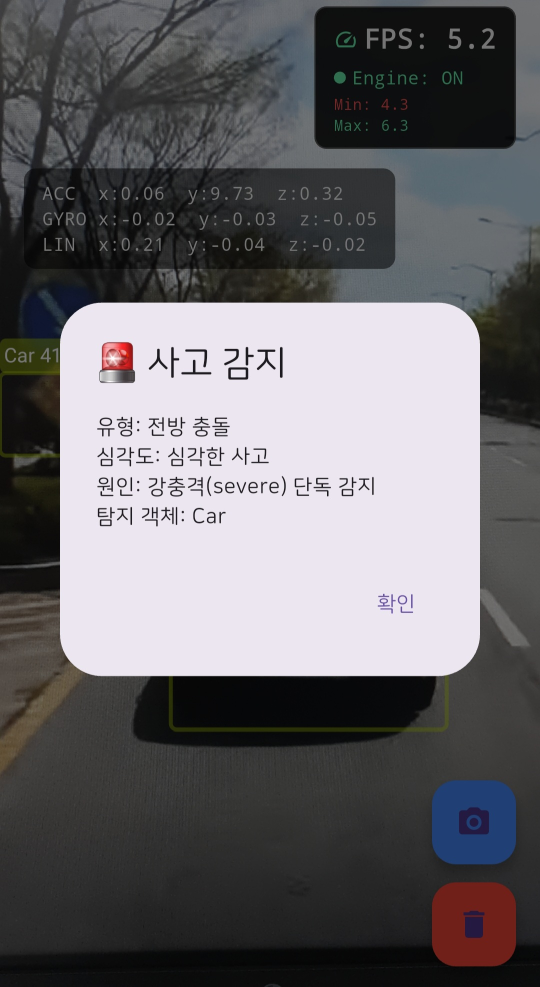
#> input picture img/collision.jpg, 1080 x 1973 px (shown at 1/2 size)
$ python -i lane_detector.py   (imports and definitions only)
#> lines starting #> are read from the running program, lines starting #| are printed output that depends on the picture
import numpy as np
import cv2
from line_model import Line

# 새로 분리한 거리/색상 모듈

from distance_visualizer import render_bezier_safe_distance
# from test import render_bezier_safe_distance


# =====================
# 기본 하이퍼파라미터
# =====================
INNER = 0 # 중앙제거=0, 활성화=255

CANNY_LOW_THRESHOLD = 20
CANNY_HIGH_THRESHOLD = 80
GAUSSIAN_KERNEL_SIZE = 5

HOUGH_RHO = 2
HOUGH_THETA = np.pi / 180
HOUGH_THRESHOLD = 15
HOUGH_MIN_LINE_LEN = 10
HOUGH_MAX_LINE_GAP = 50

MIN_ABS_SLOPE = 0.7
MAX_ABS_SLOPE = 1.8

# 실제 주차칸 폭(m)
SLOT_WIDTH_M = 2.5


# =====================
# 기본 유틸 함수
# =====================

# [96 lines left out: functions region_of_interest, hough_lines_detection, weighted_img, compute_lane_from_candidates, not called in this run]

def inside_roi(pt, roi):
    # pt = (x,y), roi = np.array of polygon
    return cv2.pointPolygonTest(roi, pt, False) >= 0


def get_lane_lines(color_image):
    color_image = cv2.resize(color_image, (960, 540))
    img_gray = cv2.cvtColor(color_image, cv2.COLOR_BGR2GRAY)
    img_blur = cv2.GaussianBlur(img_gray, (GAUSSIAN_KERNEL_SIZE, GAUSSIAN_KERNEL_SIZE), 0)
    img_edge = cv2.Canny(img_blur, CANNY_LOW_THRESHOLD, CANNY_HIGH_THRESHOLD)

    h, w = img_edge.shape

    # ROI 설정
    '''
    outer = np.array([
        (int(0.01*w), int(0.70*h)),
        (int(0.30*w), int(0.10*h)),
        (int(0.70*w), int(0.10*h)),
        (int(0.99*w), int(0.70*h)),
    ])

    inner = np.array([
    (int(0.15*w), int(0.70*h)),
    (int(0.35*w), int(0.20*h)),
    (int(0.65*w), int(0.20*h)),
    (int(0.85*w), int(0.70*h))
])
    '''
    ############################################################################################
    outer = np.array([
        (int(0.09*w), int(1.00*h)),  # left-bottom
        (int(0.35*w), int(0.40*h)),  # left-top
        (int(0.65*w), int(0.40*h)),  # right-top
        (int(0.93*w), int(1.00*h)),  # right-bottom
    ])

    inner = np.array([
        (int(0.15*w), int(1.00*h)),  # 기본값 : 0.70
        (int(0.35*w), int(0.5*h)),  # 기본값 : 0.20
        (int(0.65*w), int(0.5*h)),
        (int(0.88*w), int(1.00*h)),
    ])


    # ROI 마스크 생성
    mask = np.zeros_like(img_edge)
    cv2.fillPoly(mask, [outer], 255)
    cv2.fillPoly(mask, [inner], INNER)  # 중앙 제거

    img_edge_roi = cv2.bitwise_and(img_edge, mask)
#############################################################################################
    #cv2.imshow("DEBUG-EDGE", img_edge)
    #cv2.imshow("ROI MAS_", mask)
    #cv2.imshow("ROI EDGE", img_edge_roi)

    # ============ 허프 탐지 =============
    detected = hough_lines_detection(img_edge_roi)
    if detected is None:
        return None, None

    detected_lines = [Line(x1, y1, x2, y2) for [[x1, y1, x2, y2]] in detected]

    # ---------------------------------------------
    # 🎯 (1) ROI 내부 중심점 필터링 추가
    # ---------------------------------------------
    filtered_lines = []
    for line in detected_lines:
        cx = (line.x1 + line.x2) // 2
        cy = (line.y1 + line.y2) // 2

        if inside_roi((cx, cy), outer):   # outer ROI 안에 중심점이 있어야만 허용
            filtered_lines.append(line)

    # ---------------------------------------------
    # 🎯 (2) 너무 짧은 가짜 선 제거
    # ---------------------------------------------
    min_len = 40  # 너 상황에 맞춰 조정
    filtered_lines = [
        l for l in filtered_lines
        if l.length() > min_len
    ]

    # 기울기 필터 적용
    candidate_lines = [
        l for l in filtered_lines
        if MIN_ABS_SLOPE <= abs(l.slope) <= MAX_ABS_SLOPE
    ]

    if not candidate_lines:
        return (None, None)

    return compute_lane_from_candidates(candidate_lines, img_gray.shape)

# =====================
# Temporal Smoothing
# =====================

# [46 lines left out: functions smoothen_over_time, get_x_on_line_at_y, not called in this run]


# =====================
# 최종 렌더링
# =====================

def color_frame_pipeline(frames, solid_lines=True, temporal_smoothing=True):
    assert len(frames) >= 1

    # Lane smoothing
    lane_lines_history = []
    for f in frames:
        lanes = get_lane_lines(f)
        lane_lines_history.append(lanes)

    # 최근 결과 사용
    if temporal_smoothing:
        original_left, original_right = smoothen_over_time(lane_lines_history)
    else:
        original_left, original_right = lane_lines_history[-1]

    base_frame = cv2.resize(frames[-1], (960, 540))
    line_img = np.zeros_like(base_frame, dtype=np.uint8)

    h, w = line_img.shape[:2]

    # -------------------------
    # 가이드라인 y 좌표 (top/mid/bottom)
    # -------------------------
    y_bottom = int(h * 0.95)
    y_mid    = int(h * 0.75)
    y_top    = int(h * 0.55)

    # 좌우 x 좌표
    xL_bottom = int(w * 0.07)
    xR_bottom = int(w * 0.93)
    xL_mid    = int(w * 0.18)
    xR_mid    = int(w * 0.82)
    xL_top    = int(w * 0.32)
    xR_top    = int(w * 0.68)

    # 좌표 세트 구성
    top_left  = (xL_top, y_top)
    top_right = (xR_top, y_top)

    mid_left  = (xL_mid, y_mid)
    mid_right = (xR_mid, y_mid)

    bot_left  = (xL_bottom, y_bottom)
    bot_right = (xR_bottom, y_bottom)

    # -------------------------
    # 스케일 계산
    # -------------------------
    if original_left is not None and original_right is not None:
        xl_top = get_x_on_line_at_y(original_left,  y_top)
        xr_top = get_x_on_line_at_y(original_right, y_top)
        xl_mid = get_x_on_line_at_y(original_left,  y_mid)
        xr_mid = get_x_on_line_at_y(original_right, y_mid)
        xl_bot = get_x_on_line_at_y(original_left,  y_bottom)
        xr_bot = get_x_on_line_at_y(original_right, y_bottom)

        w_top = abs(xr_top - xl_top)
        w_mid = abs(xr_mid - xl_mid)
        w_bot = abs(xr_bot - xl_bot)

        scale_top = SLOT_WIDTH_M / w_top if w_top > 1 else 0
        scale_mid = SLOT_WIDTH_M / w_mid if w_mid > 1 else 0
        scale_bot = SLOT_WIDTH_M / w_bot if w_bot > 1 else 0
    else:
        scale_top = scale_mid = scale_bot = 0

    # =====================================================
    # 🔥 핵심: 선 그리기 + 거리 기반 색상 변경은 모두 여기로 위임
    # =====================================================
    '''
    render_safe_distance_overlay(
        line_img,
        original_left, original_right,
        top_left, top_right,
        mid_left, mid_right,
        bot_left, bot_right,
        scale_top, scale_mid, scale_bot,
    )
    '''
    render_bezier_safe_distance(
    line_img,
    original_left,
    original_right,
    scale_top,
    scale_mid,
    scale_bot
    )

    blended = weighted_img(line_img, base_frame)
    return blended

>>> import cv2
>>> picture = cv2.imread('../../img/collision.jpg', cv2.IMREAD_GRAYSCALE)
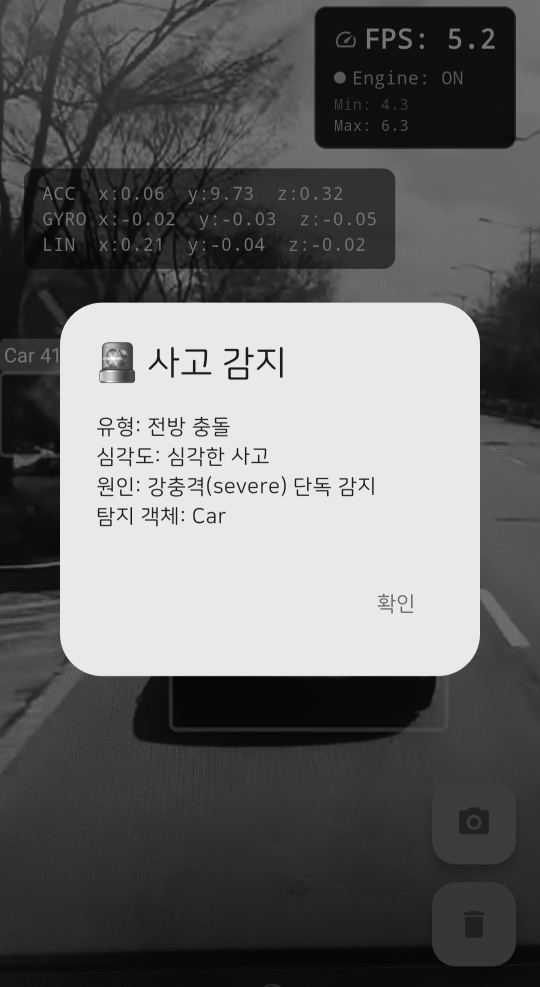
#> picture: shape (1973, 1080) (shown at 1/2 size); min 1, max 255, mean 102.7
>>> result = color_frame_pipeline(picture)
#> the loop in color_frame_pipeline, `for f in frames:` made 1 pass
#> pass 1, in get_lane_lines, `color_image = cv2.resize(color_image, (960, 540))`:
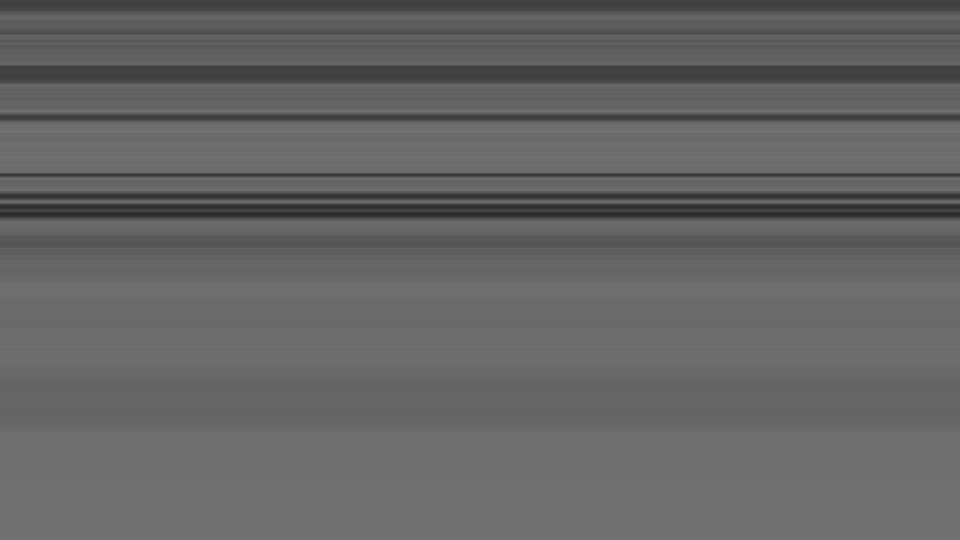
#> color_image: shape (540, 960); min 42, max 114, mean 99.7
#> after the loop in color_frame_pipeline, `for f in frames:`: lane_lines_history = []
#> (the run stopped early here; a loop or call above may not have finished)
